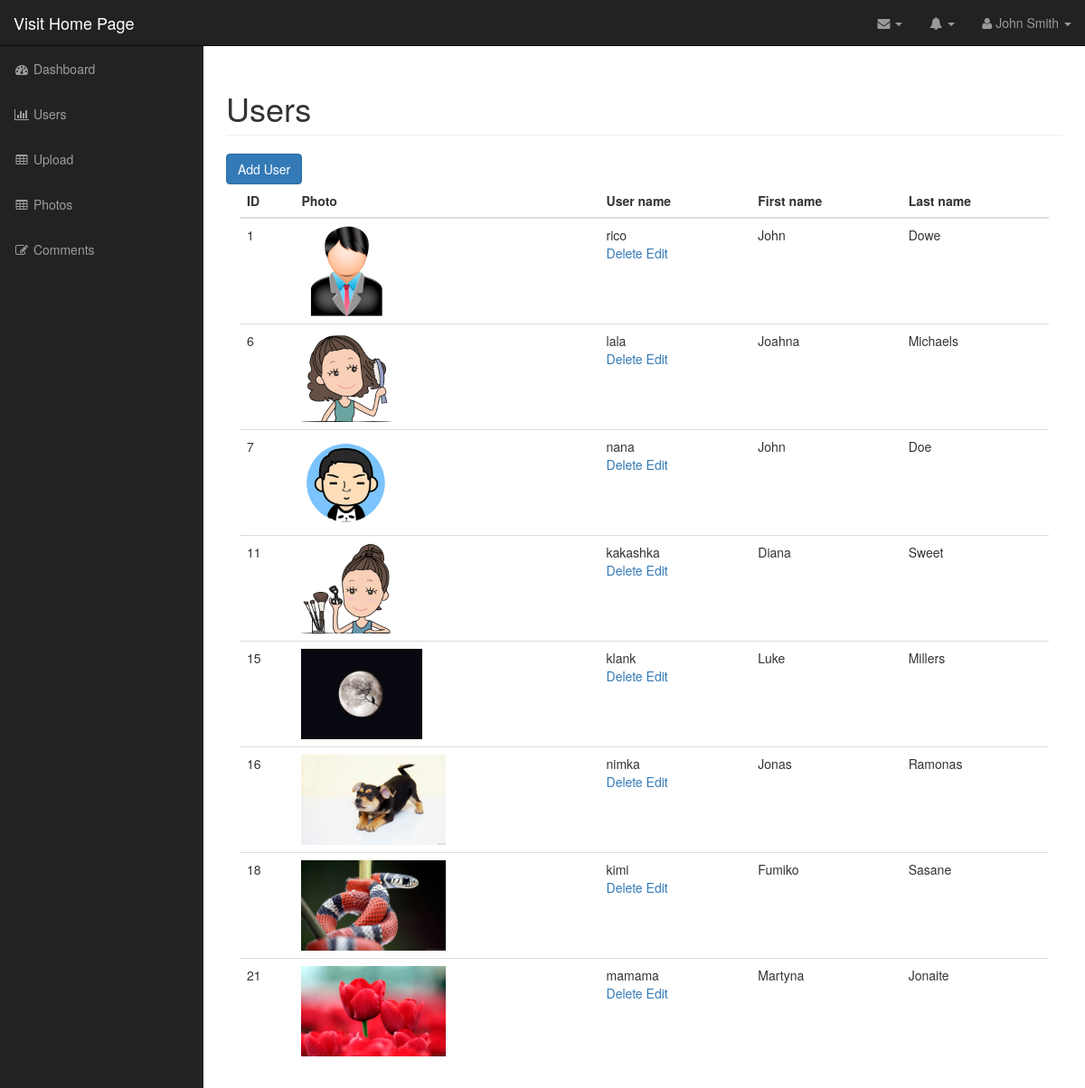
The page /admin/users.php (signed in) on the database its author committed.
### tables this page shows
CREATE TABLE `users` (
  `id` int(11) NOT NULL,
  `username` varchar(255) NOT NULL,
  `password` varchar(255) NOT NULL,
  `first_name` varchar(255) NOT NULL,
  `last_name` varchar(255) NOT NULL,
  `filename` varchar(255) NOT NULL
);

### admin/includes/database.php (called while the page is built, shortened)
<?php
class Database
{
    public $db;
    function __construct()
    {
        $this->db = $this->open_db_connection();
    }
    public function open_db_connection()
    {
        $this->connection = new mysqli(DB_HOST, DB_USER, DB_PASS, DB_NAME);
        return $this->connection;
    }
    public function query($sql)
    {
        $result = $this->db->query($sql);
        return $result;
    }
}
$database = new Database();
?>

### admin/includes/db_object.php (called while the page is built, shortened)
<?php
class Db_object
{
    public static function find_all()
    {
        return static::find_query("SELECT * FROM " . static::$db_table);
    }
    public static function find_query($sql)
    {
        global $database;
        $result_set = $database->query($sql);
        $object_array = array();
        while ($row = $result_set->fetch_array()) {
            $object_array[] = static::instantiation($row);
        }
        return $object_array;
    }
    public static function instantiation($record)
    {
        $object = new $calling_class();
        foreach ($record as $attribute => $value) {
            if ($object->has_attribute($attribute)) {
                $object->$attribute = $value;
            }
        }
        return $object;
    }
    private function has_attribute($attribute)
    {
        $object_properties = get_object_vars($this);
        return array_key_exists($attribute, $object_properties);
    }
}
?>

### admin/includes/user.php (called while the page is built, shortened)
<?php
class User extends Db_object
{
    public $filename;
    public $upload_directory = "images";
    public $image_placeholder = "https://via.placeholder.com/400x400&text=image";
    public function image_path_placeholder()
    {
        return empty($this->filename) ? $this->image_placeholder : $this->upload_directory . DS . $this->filename;
    }
}
?>

### admin/users.php (the view, shortened to what this page needs)
<?php
require_once ("includes/header.php");
$users = User::find_all();
?>
<nav class="navbar navbar-inverse navbar-fixed-top" role="navigation">
		<?php include("includes/top_nav.php"); ?>
		<?php include("includes/side_nav.php"); ?>
</nav>
<div id="page-wrapper">
	<div class="container-fluid">
		<div class="row">
			<div class="col-lg-12">
				<h1 class="page-header">Users</h1>
				<a href="create_user.php" class="btn btn-primary">Add User</a>
				<div class="col-md-12">
					<table class="table table-hover">
						<thead>
							<tr>
								<th>ID</th>
								<th>Photo</th>
								<th>User name</th>
								<th>First name</th>
								<th>Last name</th>
							</tr>
						</thead>
						<tbody>
						<?php foreach ($users as $user) : ?>
						<tr>
								<td><?php echo $user->id; ?></td>
								<td><img alt="" class="user-image-thumbnail"
									src="<?php echo $user->image_path_placeholder(); ?>"
									style="height: 100px;"></td>
								<td><?php echo $user->username; ?>
									<div class="action_links">
										<a class="delete-link"
											href="delete_user.php?id=<?php echo $user->id; ?>">Delete</a>
										<a href="edit_user.php?id=<?php echo $user->id; ?>">Edit</a>
									</div></td>
								<td><?php echo $user->first_name; ?></td>
								<td><?php echo $user->last_name; ?></td>
							</tr>
						<?php endforeach; ?>
					</tbody>
					</table>
				</div>
			</div>
		</div>
	</div>
</div>
<?php include("includes/footer.php"); ?>

### admin/includes/header.php (shortened to what this page needs)
<!DOCTYPE html>
<html lang="en">
<head>
<link href="css/bootstrap.min.css" rel="stylesheet">
<link href="css/sb-admin.css" rel="stylesheet">
<link href="font-awesome/css/font-awesome.min.css" rel="stylesheet"
	type="text/css">
<link href="css/styles.css" rel="stylesheet">
<link href="css/dropzone.css" rel="stylesheet">
</head>
<body>
	<div id="wrapper">

### admin/includes/top_nav.php (shortened to what this page needs)
<div class="navbar-header">
	<a class="navbar-brand" href="../index.php">Visit Home Page</a>
</div>
<ul class="nav navbar-right top-nav">
	<li class="dropdown"><a href="#" class="dropdown-toggle"
		data-toggle="dropdown"><i class="fa fa-envelope"></i> <b class="caret"></b></a>
		</li>
	<li class="dropdown"><a href="#" class="dropdown-toggle"
		data-toggle="dropdown"><i class="fa fa-bell"></i> <b class="caret"></b></a>
		</li>
	<li class="dropdown"><a href="#" class="dropdown-toggle"
		data-toggle="dropdown"><i class="fa fa-user"></i> John Smith <b
			class="caret"></b></a>
		</li>
</ul>

### admin/includes/side_nav.php
<div class="collapse navbar-collapse navbar-ex1-collapse">
	<ul class="nav navbar-nav side-nav">
		<li><a href="index.php"><i class="fa fa-fw fa-dashboard"></i>
				Dashboard</a></li>
		<li><a href="users.php"><i class="fa fa-fw fa-bar-chart-o"></i> Users</a></li>
		<li><a href="upload.php"><i class="fa fa-fw fa-table"></i> Upload</a>
		</li>
		<li><a href="photos.php"><i class="fa fa-fw fa-table"></i> Photos</a>
		</li>
		<li><a href="comments.php"><i class="fa fa-fw fa-edit"></i> Comments</a></li>
	</ul>
</div>

### admin/includes/footer.php (shortened to what this page needs)
</div>
</body>
</html>

### admin/css/sb-admin.css (style rules this page uses)
body { margin-top: 100px; background-color: #222; }
@media (min-width:768px) { body { margin-top: 50px; } }
#wrapper { padding-left: 0; }
#page-wrapper { width: 100%; padding: 0; background-color: #fff; }
@media (min-width:768px) { #wrapper { padding-left: 225px; } }
@media (min-width:768px) { #page-wrapper { padding: 10px; } }
.top-nav { padding: 0 15px; }
.top-nav>li { display: inline-block; float: left; }
.top-nav>li>a { padding-top: 15px; padding-bottom: 15px; line-height: 20px; color: #999; }
@media (min-width:768px) { .side-nav { position: fixed; top: 51px; left: 225px; width: 225px; margin-left: -225px; border: none; border-radius: 0; overflow-y: auto; background-color: #222; } }
@media (min-width:768px) { .side-nav>li>a { width: 225px; } }

### rows shown on the page
users: id "1", filename (placeholder picture), username "rico", first_name "John", last_name "Dowe"
users: id "6", filename (picture), username "lala", first_name "Joahna", last_name "Michaels"
users: id "7", filename (picture), username "nana", first_name "John", last_name "Doe"
users: id "11", filename (picture), username "kakashka", first_name "Diana", last_name "Sweet"
users: id "15", filename (picture), username "klank", first_name "Luke", last_name "Millers"
users: id "16", filename (picture), username "nimka", first_name "Jonas", last_name "Ramonas"
users: id "18", filename (picture), username "kimi", first_name "Fumiko", last_name "Sasane"
users: id "21", filename (picture), username "mamama", first_name "Martyna", last_name "Jonaite"
